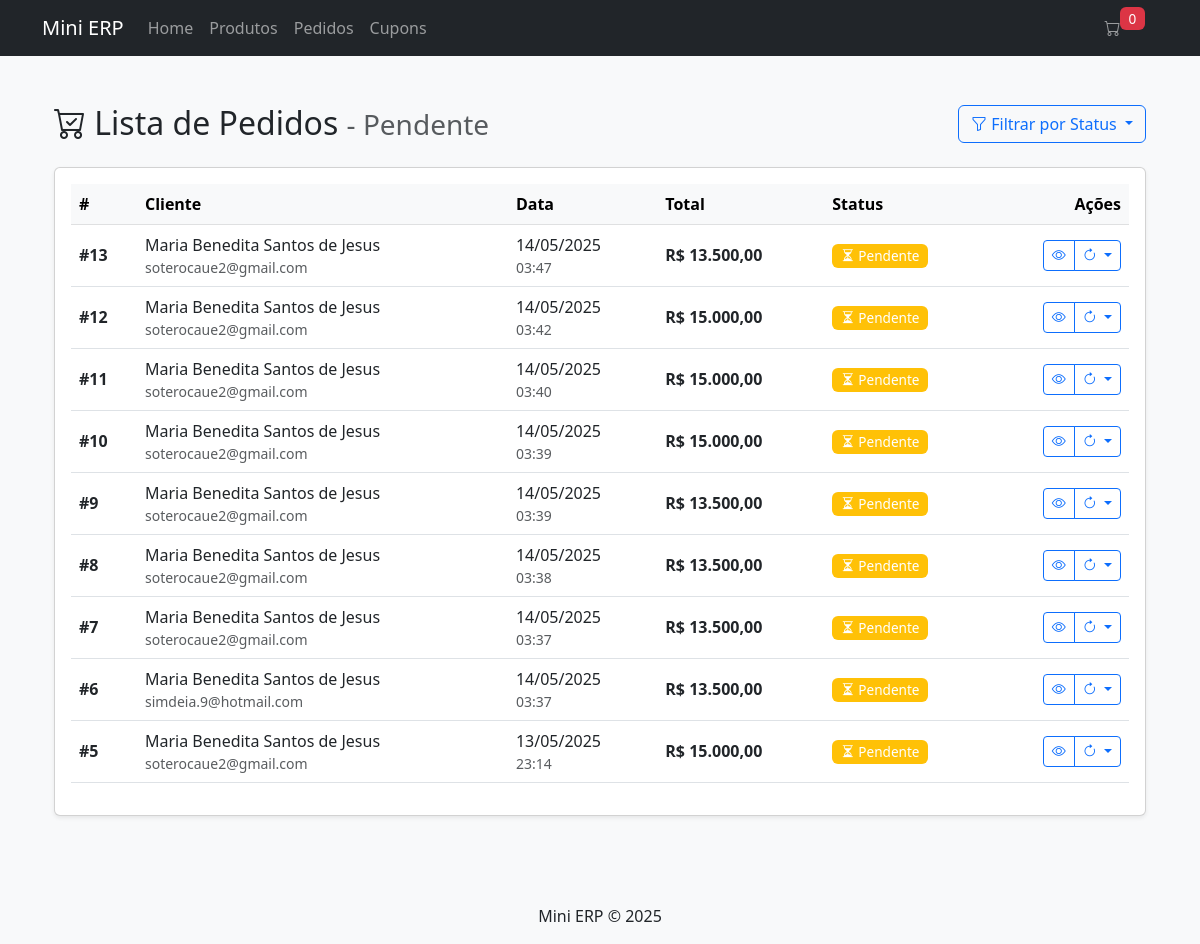
The page /?page=orders&status=pending on the database its author committed.
### tables this page shows
CREATE TABLE `orders` (
  `id` int(11) NOT NULL AUTO_INCREMENT,
  `customer_name` varchar(100) NOT NULL,
  `customer_email` varchar(100) NOT NULL,
  `customer_phone` varchar(20) DEFAULT NULL,
  `customer_address` text NOT NULL,
  `customer_zipcode` varchar(10) NOT NULL,
  `notes` text DEFAULT NULL,
  `subtotal` decimal(10,2) NOT NULL,
  `discount` decimal(10,2) DEFAULT 0.00,
  `shipping` decimal(10,2) NOT NULL,
  `total` decimal(10,2) NOT NULL,
  `status` enum('pending','processing','shipped','delivered','cancelled') DEFAULT 'pending',
  `coupon_id` int(11) DEFAULT NULL,
  `created_at` timestamp NOT NULL DEFAULT current_timestamp(),
  `updated_at` timestamp NOT NULL DEFAULT current_timestamp() ON UPDATE current_timestamp(),
  PRIMARY KEY (`id`),
  KEY `coupon_id` (`coupon_id`),
  KEY `idx_customer_email` (`customer_email`),
  KEY `idx_status` (`status`),
  KEY `idx_created_at` (`created_at`),
  CONSTRAINT `orders_ibfk_1` FOREIGN KEY (`coupon_id`) REFERENCES `coupons` (`id`) ON DELETE SET NULL
);

### controllers/OrderController.php (called while the page is built, shortened)
<?php
require_once './models/Order.php';
require_once './config/database.php';
class OrderController {
    private $orderModel;
    private $validStatuses = ['pending', 'processing', 'shipped', 'delivered', 'cancelled'];
    public function __construct() {
        $database = new Database();
        $this->db = $database->connect();
        $this->orderModel = new Order($this->db);
    }
    public function index() {
        $status = $_GET['status'] ?? null;
        if ($status && in_array($status, $this->validStatuses)) {
            $orders = $this->orderModel->getByStatus($status);
        } else {
            $orders = $this->orderModel->readAll()->fetchAll(PDO::FETCH_ASSOC);
        }
        include './views/orders/list.php';
    }
}
?>

### config/database.php (called while the page is built, shortened)
<?php
class Database {
    private $host = 'localhost';
    private $db_name = 'mini_erp';
    private $username = 'root';
    private $password = '';
    public function connect() {
        $this->conn = null;
        try {
            $this->conn = new PDO(
                "mysql:host={$this->host};dbname={$this->db_name}",
                $this->username,
                $this->password
            );
            $this->conn->setAttribute(PDO::ATTR_ERRMODE, PDO::ERRMODE_EXCEPTION);
        } catch(PDOException $e) {
            echo "Connection error: " . $e->getMessage();
        }
        return $this->conn;
    }
}
?>

### models/Order.php (called while the page is built, shortened)
<?php
class Order {
    private $conn;
    private $table = 'orders';
    public function __construct($db) {
        $this->conn = $db;
    }
    public function getByStatus($status) {
        $query = "SELECT o.*, c.code as coupon_code
                 FROM {$this->table} o
                 LEFT JOIN coupons c ON o.coupon_id = c.id
                 WHERE o.status = ?
                 ORDER BY o.created_at DESC";
        $stmt = $this->conn->prepare($query);
        $stmt->execute([$status]);
        return $stmt->fetchAll(PDO::FETCH_ASSOC);
    }
}
?>

### config/functions.php (called while the page is built, shortened)
<?php
function formatPrice($price) {
    return 'R$ ' . number_format($price, 2, ',', '.');
}
?>

### views/orders/list.php (the view, shortened to what this page needs)
<?php
include './views/header.php';
$statusLabels = [
    'pending' => 'Pendente',
    'processing' => 'Em Processamento',
    'shipped' => 'Enviado',
    'delivered' => 'Entregue',
    'cancelled' => 'Cancelado'
];
$statusColors = [
    'pending' => 'bg-warning',
    'processing' => 'bg-info',
    'shipped' => 'bg-primary',
    'delivered' => 'bg-success',
    'cancelled' => 'bg-danger'
];
$statusIcons = [
    'pending' => 'bi-hourglass-split',
    'processing' => 'bi-gear',
    'shipped' => 'bi-truck',
    'delivered' => 'bi-check-circle',
    'cancelled' => 'bi-x-circle'
];
?>
<div class="container-fluid py-4">
    <div class="d-flex justify-content-between align-items-center mb-4">
        <h2 class="mb-0">
            <i class="bi bi-cart-check"></i> Lista de Pedidos
            <?php if (isset($_GET['status'])): ?>
                <small class="text-muted">
                    - <?= $statusLabels[$_GET['status']] ?>
                </small>
            <?php endif; ?>
        </h2>
        <div class="btn-group">
            <button type="button" class="btn btn-outline-primary dropdown-toggle" data-bs-toggle="dropdown">
                <i class="bi bi-funnel"></i> Filtrar por Status
            </button>
        </div>
    </div>
    <?php if (empty($orders)): ?>
    <div class="alert alert-info">
        <i class="bi bi-info-circle"></i> Nenhum pedido encontrado.
    </div>
    <?php else: ?>
    <div class="card shadow-sm">
        <div class="card-body">
            <div class="table-responsive">
                <table class="table table-hover align-middle">
                    <thead class="table-light">
                        <tr>
                            <th>#</th>
                            <th>Cliente</th>
                            <th>Data</th>
                            <th>Total</th>
                            <th>Status</th>
                            <th class="text-end">Ações</th>
                        </tr>
                    </thead>
                    <tbody>
                        <?php foreach ($orders as $order): ?>
                        <tr>
                            <td class="fw-bold">#<?= $order['id'] ?></td>
                            <td>
                                <div class="d-flex flex-column">
                                    <span class="fw-medium"><?= $order['customer_name'] ?></span>
                                    <small class="text-muted"><?= $order['customer_email'] ?></small>
                                </div>
                            </td>
                            <td>
                                <div class="d-flex flex-column">
                                    <span><?= date('d/m/Y', strtotime($order['created_at'])) ?></span>
                                    <small class="text-muted"><?= date('H:i', strtotime($order['created_at'])) ?></small>
                                </div>
                            </td>
                            <td class="fw-bold"><?= formatPrice($order['total']) ?></td>
                            <td>
                                <span class="badge <?= $statusColors[$order['status']] ?>">
                                    <i class="bi <?= $statusIcons[$order['status']] ?>"></i>
                                    <?= $statusLabels[$order['status']] ?>
                                </span>
                            </td>
                            <td class="text-end">
                                <div class="btn-group">
                                    <a href="?page=orders&action=detail&id=<?= $order['id'] ?>"
                                       class="btn btn-sm btn-outline-primary"
                                       title="Ver Detalhes">
                                        <i class="bi bi-eye"></i>
                                    </a>
                                    <button type="button"
                                            class="btn btn-sm btn-outline-primary dropdown-toggle"
                                            data-bs-toggle="dropdown"
                                            aria-expanded="false">
                                        <i class="bi bi-arrow-clockwise"></i>
                                    </button>
                                </div>
                            </td>
                        </tr>
                        <?php endforeach; ?>
                    </tbody>
                </table>
            </div>
        </div>
    </div>
    <?php endif; ?>
</div>
<?php include './views/footer.php'; ?>

### assets/css/style.css (style rules this page uses)
body { background-color: #f8f9fa; }
.card { box-shadow: 0 0.125rem 0.25rem rgba(0, 0, 0, 0.075); }
.table-responsive { overflow-x: auto; }
.badge { font-size: 0.85em; font-weight: 500; }

### rows shown on the page
orders: id "13", customer_name "Maria Benedita Santos de Jesus", customer_email "soterocaue2@gmail.com", created_at "14/05/2025", created_at "03:47", total "R$ 13.500,00", status "Pendente"
orders: id "12", customer_name "Maria Benedita Santos de Jesus", customer_email "soterocaue2@gmail.com", created_at "14/05/2025", created_at "03:42", total "R$ 15.000,00", status "Pendente"
orders: id "11", customer_name "Maria Benedita Santos de Jesus", customer_email "soterocaue2@gmail.com", created_at "14/05/2025", created_at "03:40", total "R$ 15.000,00", status "Pendente"
orders: id "10", customer_name "Maria Benedita Santos de Jesus", customer_email "soterocaue2@gmail.com", created_at "14/05/2025", created_at "03:39", total "R$ 15.000,00", status "Pendente"
orders: id "9", customer_name "Maria Benedita Santos de Jesus", customer_email "soterocaue2@gmail.com", created_at "14/05/2025", created_at "03:39", total "R$ 13.500,00", status "Pendente"
orders: id "8", customer_name "Maria Benedita Santos de Jesus", customer_email "soterocaue2@gmail.com", created_at "14/05/2025", created_at "03:38", total "R$ 13.500,00", status "Pendente"
orders: id "7", customer_name "Maria Benedita Santos de Jesus", customer_email "soterocaue2@gmail.com", created_at "14/05/2025", created_at "03:37", total "R$ 13.500,00", status "Pendente"
orders: id "6", customer_name "Maria Benedita Santos de Jesus", customer_email "simdeia.9@hotmail.com", created_at "14/05/2025", created_at "03:37", total "R$ 13.500,00", status "Pendente"
orders: id "5", customer_name "Maria Benedita Santos de Jesus", customer_email "soterocaue2@gmail.com", created_at "13/05/2025", created_at "23:14", total "R$ 15.000,00", status "Pendente"

### other values the page prints
SITE_NAME "Mini ERP"
count($_SESSION['cart'] ?? []) "0"
$statusLabels[$_GET['status']] "Pendente"
